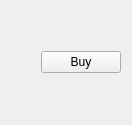
<?xml version="1.0" encoding="UTF-8"?>
<ui version="4.0">
 <class>TrainWidget</class>
 <widget class="QWidget" name="TrainWidget">
  <property name="geometry">
   <rect>
    <x>0</x>
    <y>0</y>
    <width>132</width>
    <height>125</height>
   </rect>
  </property>
  <property name="windowTitle">
   <string>TrainWidget</string>
  </property>
  <layout class="QHBoxLayout" name="horizontalLayout">
   <item>
    <layout class="QVBoxLayout" name="verticalLayout">
     <item>
      <widget class="QLabel" name="trainNumberLabel"/>
     </item>
     <item>
      <widget class="QLabel" name="departureTimeLabel"/>
     </item>
     <item>
      <widget class="QLabel" name="arrivalTimeLabel"/>
     </item>
     <item>
      <widget class="QLabel" name="availableSeatsLabel"/>
     </item>
    </layout>
   </item>
   <item>
    <widget class="QPushButton" name="buyButton">
     <property name="text">
      <string>Buy</string>
     </property>
    </widget>
   </item>
  </layout>
 </widget>
 <resources/>
 <connections/>
</ui>
